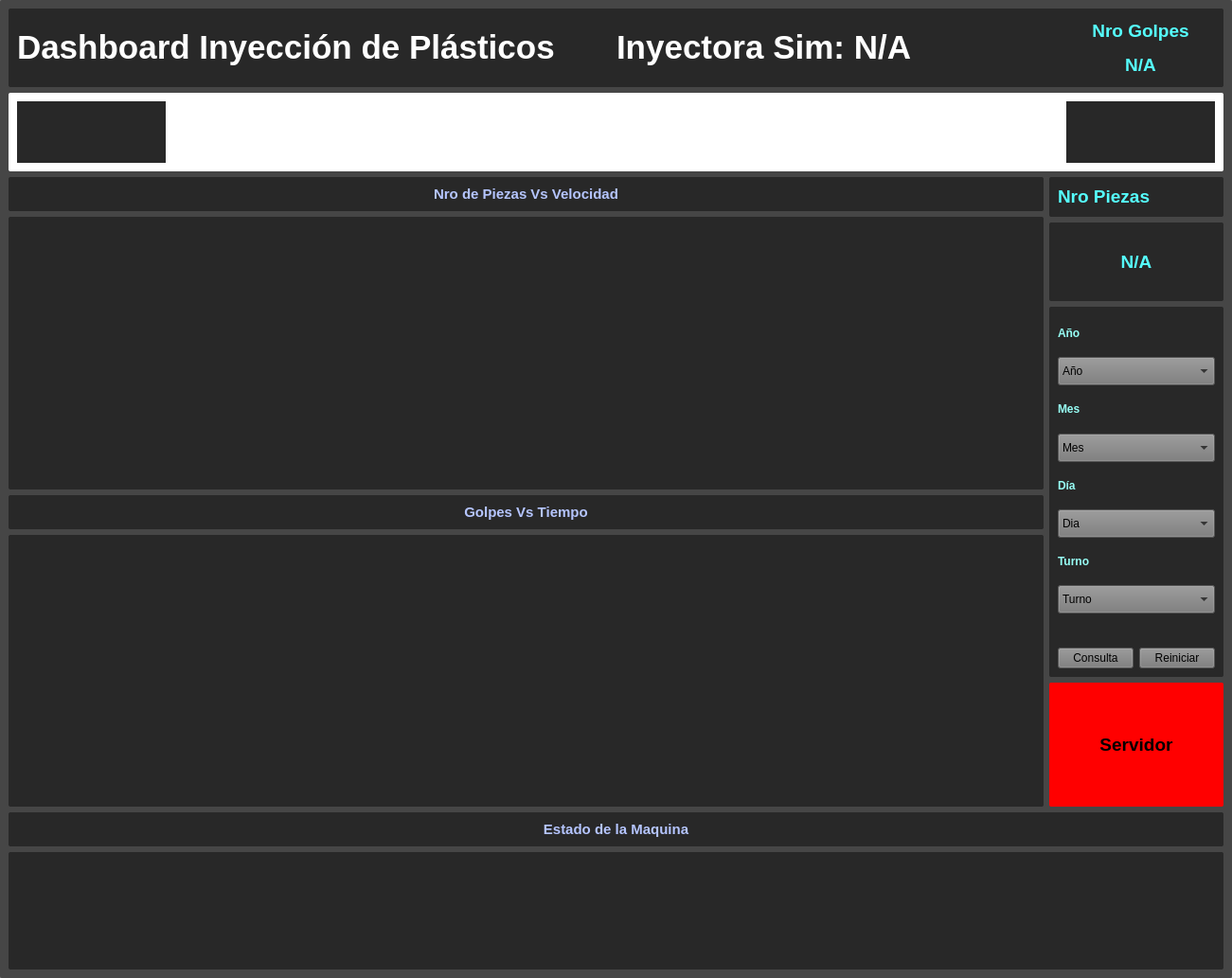
<?xml version="1.0" encoding="UTF-8"?>
<ui version="4.0">
 <class>MainWindow</class>
 <widget class="QMainWindow" name="MainWindow">
  <property name="geometry">
   <rect>
    <x>0</x>
    <y>0</y>
    <width>1301</width>
    <height>1033</height>
   </rect>
  </property>
  <property name="windowTitle">
   <string>MainWindow</string>
  </property>
  <property name="styleSheet">
   <string notr="true">*{
	
	background-color: rgb(120, 120, 120);
}
.QWidget{
	
	background-color: rgb(40, 40, 40);
	border-radius: 2;

}
.QLabel{
	background-color: rgb(40, 40, 40);
	font: bold;
}
QWidget#cp{
	
	background-color: rgb(70, 70, 70);
}
QWidget#Logos_1{
	background-color: rgb(255, 255, 255);
	border-radius: 2;
}
QWidget#Separador{
	background-color: rgb(255, 255, 255);
	border-radius: 2;
}

QPushButton#botonSql1:hover{
background-color: orange;
}

QPushButton#botonSql2:hover{
background-color: orange;
}</string>
  </property>
  <widget class="QWidget" name="cp">
   <property name="styleSheet">
    <string notr="true"/>
   </property>
   <layout class="QVBoxLayout" name="verticalLayout_10" stretch="1,1,8,2">
    <item>
     <widget class="QWidget" name="Titulo" native="true">
      <layout class="QHBoxLayout" name="horizontalLayout_4" stretch="4,3,1">
       <item>
        <widget class="QLabel" name="label_2">
         <property name="font">
          <font>
           <pointsize>26</pointsize>
           <weight>75</weight>
           <italic>false</italic>
           <bold>true</bold>
           <underline>false</underline>
           <strikeout>false</strikeout>
          </font>
         </property>
         <property name="text">
          <string>&lt;html&gt;&lt;head/&gt;&lt;body&gt;&lt;p&gt;&lt;span style=&quot; color:#ffffff;&quot;&gt;Dashboard Inyección de Plásticos&lt;/span&gt;&lt;/p&gt;&lt;/body&gt;&lt;/html&gt;</string>
         </property>
        </widget>
       </item>
       <item>
        <widget class="QLabel" name="nroMaquina">
         <property name="font">
          <font>
           <pointsize>26</pointsize>
           <weight>75</weight>
           <italic>false</italic>
           <bold>true</bold>
           <underline>false</underline>
           <strikeout>false</strikeout>
          </font>
         </property>
         <property name="text">
          <string>&lt;html&gt;&lt;head/&gt;&lt;body&gt;&lt;p&gt;&lt;span style=&quot; color:#ffffff;&quot;&gt;Inyectora Sim: N/A&lt;/span&gt;&lt;/p&gt;&lt;/body&gt;&lt;/html&gt;</string>
         </property>
        </widget>
       </item>
       <item>
        <layout class="QVBoxLayout" name="verticalLayout_6">
         <item>
          <widget class="QLabel" name="l_7">
           <property name="text">
            <string>&lt;html&gt;&lt;head/&gt;&lt;body&gt;&lt;p&gt;&lt;span style=&quot; font-size:14pt; color:#55ffff;&quot;&gt;Nro Golpes&lt;/span&gt;&lt;/p&gt;&lt;/body&gt;&lt;/html&gt;</string>
           </property>
           <property name="alignment">
            <set>Qt::AlignCenter</set>
           </property>
          </widget>
         </item>
         <item>
          <widget class="QLabel" name="l_g">
           <property name="text">
            <string>&lt;html&gt;&lt;head/&gt;&lt;body&gt;&lt;p&gt;&lt;span style=&quot; font-size:14pt; color:#55ffff;&quot;&gt;N/A&lt;/span&gt;&lt;/p&gt;&lt;/body&gt;&lt;/html&gt;</string>
           </property>
           <property name="alignment">
            <set>Qt::AlignCenter</set>
           </property>
          </widget>
         </item>
        </layout>
       </item>
      </layout>
     </widget>
    </item>
    <item>
     <widget class="QWidget" name="Logos_1" native="true">
      <property name="styleSheet">
       <string notr="true"/>
      </property>
      <layout class="QHBoxLayout" name="horizontalLayout_3" stretch="1,6,1">
       <item>
        <widget class="QLabel" name="label">
         <property name="styleSheet">
          <string notr="true">border-image: url(:/Logos Principales/Logo 1.jpg);</string>
         </property>
         <property name="text">
          <string/>
         </property>
        </widget>
       </item>
       <item>
        <widget class="QWidget" name="Separador" native="true">
         <property name="styleSheet">
          <string notr="true"/>
         </property>
        </widget>
       </item>
       <item>
        <widget class="QLabel" name="label_3">
         <property name="styleSheet">
          <string notr="true">border-image: url(:/Logos Principales/Logo 2.jpg);</string>
         </property>
         <property name="text">
          <string/>
         </property>
        </widget>
       </item>
      </layout>
     </widget>
    </item>
    <item>
     <layout class="QHBoxLayout" name="horizontalLayout" stretch="8,1">
      <item>
       <layout class="QVBoxLayout" name="verticalLayout_9">
        <property name="spacing">
         <number>6</number>
        </property>
        <item>
         <layout class="QVBoxLayout" name="verticalLayout_3" stretch="2,39">
          <item>
           <widget class="QWidget" name="wtXY2" native="true">
            <layout class="QGridLayout" name="gridLayout_3">
             <item row="0" column="0">
              <widget class="QLabel" name="l_pv">
               <property name="font">
                <font>
                 <pointsize>11</pointsize>
                 <weight>75</weight>
                 <italic>false</italic>
                 <bold>true</bold>
                </font>
               </property>
               <property name="text">
                <string>&lt;html&gt;&lt;head/&gt;&lt;body&gt;&lt;p&gt;&lt;span style=&quot; color:#b5c5ff;&quot;&gt;Nro de Piezas Vs Velocidad&lt;/span&gt;&lt;/p&gt;&lt;/body&gt;&lt;/html&gt;</string>
               </property>
               <property name="alignment">
                <set>Qt::AlignCenter</set>
               </property>
              </widget>
             </item>
            </layout>
           </widget>
          </item>
          <item>
           <widget class="QWidget" name="xy2" native="true"/>
          </item>
         </layout>
        </item>
        <item>
         <layout class="QVBoxLayout" name="verticalLayout_2" stretch="1,20">
          <item>
           <widget class="QWidget" name="wtXY1" native="true">
            <layout class="QGridLayout" name="gridLayout">
             <item row="0" column="0">
              <widget class="QLabel" name="l_gt">
               <property name="font">
                <font>
                 <pointsize>11</pointsize>
                 <weight>75</weight>
                 <italic>false</italic>
                 <bold>true</bold>
                </font>
               </property>
               <property name="text">
                <string>&lt;html&gt;&lt;head/&gt;&lt;body&gt;&lt;p&gt;&lt;span style=&quot; color:#b5c5ff;&quot;&gt;Golpes Vs Tiempo&lt;/span&gt;&lt;/p&gt;&lt;/body&gt;&lt;/html&gt;</string>
               </property>
               <property name="alignment">
                <set>Qt::AlignCenter</set>
               </property>
              </widget>
             </item>
            </layout>
           </widget>
          </item>
          <item>
           <widget class="QWidget" name="xy1" native="true"/>
          </item>
         </layout>
        </item>
       </layout>
      </item>
      <item>
       <layout class="QVBoxLayout" name="verticalLayout_7" stretch="1,3,1">
        <item>
         <layout class="QVBoxLayout" name="verticalLayout_4" stretch="1,2">
          <item>
           <widget class="QWidget" name="NroPiezas" native="true">
            <property name="styleSheet">
             <string notr="true"/>
            </property>
            <layout class="QVBoxLayout" name="verticalLayout_5" stretch="1">
             <item>
              <widget class="QLabel" name="l_5">
               <property name="text">
                <string>&lt;html&gt;&lt;head/&gt;&lt;body&gt;&lt;p&gt;&lt;span style=&quot; font-size:14pt; color:#55ffff;&quot;&gt;Nro Piezas&lt;/span&gt;&lt;/p&gt;&lt;/body&gt;&lt;/html&gt;</string>
               </property>
              </widget>
             </item>
            </layout>
           </widget>
          </item>
          <item>
           <widget class="QWidget" name="widget_2" native="true">
            <layout class="QGridLayout" name="gridLayout_6">
             <item row="0" column="0">
              <widget class="QLabel" name="l_p">
               <property name="font">
                <font>
                 <pointsize>8</pointsize>
                 <weight>75</weight>
                 <italic>false</italic>
                 <bold>true</bold>
                </font>
               </property>
               <property name="text">
                <string>&lt;html&gt;&lt;head/&gt;&lt;body&gt;&lt;p&gt;&lt;span style=&quot; font-size:14pt; color:#55ffff;&quot;&gt;N/A&lt;/span&gt;&lt;/p&gt;&lt;/body&gt;&lt;/html&gt;</string>
               </property>
               <property name="alignment">
                <set>Qt::AlignCenter</set>
               </property>
              </widget>
             </item>
            </layout>
           </widget>
          </item>
         </layout>
        </item>
        <item>
         <widget class="QWidget" name="widget_14" native="true">
          <layout class="QGridLayout" name="gridLayout_9">
           <item row="0" column="0">
            <layout class="QVBoxLayout" name="verticalLayout_8">
             <item>
              <widget class="QLabel" name="label_9">
               <property name="sizePolicy">
                <sizepolicy hsizetype="Minimum" vsizetype="Minimum">
                 <horstretch>0</horstretch>
                 <verstretch>0</verstretch>
                </sizepolicy>
               </property>
               <property name="font">
                <font>
                 <weight>75</weight>
                 <italic>false</italic>
                 <bold>true</bold>
                </font>
               </property>
               <property name="text">
                <string>&lt;html&gt;&lt;head/&gt;&lt;body&gt;&lt;p&gt;&lt;span style=&quot; color:#97fff6;&quot;&gt;Año&lt;/span&gt;&lt;/p&gt;&lt;/body&gt;&lt;/html&gt;</string>
               </property>
              </widget>
             </item>
             <item>
              <widget class="QComboBox" name="year">
               <property name="sizePolicy">
                <sizepolicy hsizetype="Preferred" vsizetype="Maximum">
                 <horstretch>0</horstretch>
                 <verstretch>0</verstretch>
                </sizepolicy>
               </property>
               <property name="minimumSize">
                <size>
                 <width>0</width>
                 <height>30</height>
                </size>
               </property>
               <item>
                <property name="text">
                 <string>Año</string>
                </property>
               </item>
              </widget>
             </item>
             <item>
              <widget class="QLabel" name="label_10">
               <property name="sizePolicy">
                <sizepolicy hsizetype="Minimum" vsizetype="Minimum">
                 <horstretch>0</horstretch>
                 <verstretch>0</verstretch>
                </sizepolicy>
               </property>
               <property name="font">
                <font>
                 <weight>75</weight>
                 <italic>false</italic>
                 <bold>true</bold>
                </font>
               </property>
               <property name="text">
                <string>&lt;html&gt;&lt;head/&gt;&lt;body&gt;&lt;p&gt;&lt;span style=&quot; color:#97fff6;&quot;&gt;Mes&lt;/span&gt;&lt;/p&gt;&lt;/body&gt;&lt;/html&gt;</string>
               </property>
              </widget>
             </item>
             <item>
              <widget class="QComboBox" name="month">
               <property name="sizePolicy">
                <sizepolicy hsizetype="Preferred" vsizetype="Maximum">
                 <horstretch>0</horstretch>
                 <verstretch>0</verstretch>
                </sizepolicy>
               </property>
               <property name="minimumSize">
                <size>
                 <width>0</width>
                 <height>30</height>
                </size>
               </property>
               <item>
                <property name="text">
                 <string>Mes</string>
                </property>
               </item>
              </widget>
             </item>
             <item>
              <widget class="QLabel" name="label_11">
               <property name="sizePolicy">
                <sizepolicy hsizetype="Minimum" vsizetype="Minimum">
                 <horstretch>0</horstretch>
                 <verstretch>0</verstretch>
                </sizepolicy>
               </property>
               <property name="font">
                <font>
                 <weight>75</weight>
                 <italic>false</italic>
                 <bold>true</bold>
                </font>
               </property>
               <property name="text">
                <string>&lt;html&gt;&lt;head/&gt;&lt;body&gt;&lt;p&gt;&lt;span style=&quot; color:#97fff6;&quot;&gt;Día&lt;/span&gt;&lt;/p&gt;&lt;/body&gt;&lt;/html&gt;</string>
               </property>
              </widget>
             </item>
             <item>
              <widget class="QComboBox" name="day">
               <property name="sizePolicy">
                <sizepolicy hsizetype="Preferred" vsizetype="Maximum">
                 <horstretch>0</horstretch>
                 <verstretch>0</verstretch>
                </sizepolicy>
               </property>
               <property name="minimumSize">
                <size>
                 <width>0</width>
                 <height>30</height>
                </size>
               </property>
               <item>
                <property name="text">
                 <string>Dia</string>
                </property>
               </item>
              </widget>
             </item>
             <item>
              <widget class="QLabel" name="label_12">
               <property name="sizePolicy">
                <sizepolicy hsizetype="Minimum" vsizetype="Minimum">
                 <horstretch>0</horstretch>
                 <verstretch>0</verstretch>
                </sizepolicy>
               </property>
               <property name="font">
                <font>
                 <weight>75</weight>
                 <italic>false</italic>
                 <bold>true</bold>
                </font>
               </property>
               <property name="text">
                <string>&lt;html&gt;&lt;head/&gt;&lt;body&gt;&lt;p&gt;&lt;span style=&quot; color:#97fff6;&quot;&gt;Turno&lt;/span&gt;&lt;/p&gt;&lt;/body&gt;&lt;/html&gt;</string>
               </property>
              </widget>
             </item>
             <item>
              <widget class="QComboBox" name="turno">
               <property name="sizePolicy">
                <sizepolicy hsizetype="Preferred" vsizetype="Maximum">
                 <horstretch>0</horstretch>
                 <verstretch>0</verstretch>
                </sizepolicy>
               </property>
               <property name="minimumSize">
                <size>
                 <width>0</width>
                 <height>30</height>
                </size>
               </property>
               <item>
                <property name="text">
                 <string>Turno</string>
                </property>
               </item>
              </widget>
             </item>
             <item>
              <layout class="QHBoxLayout" name="horizontalLayout_2">
               <property name="topMargin">
                <number>30</number>
               </property>
               <item>
                <widget class="QPushButton" name="botonSql1">
                 <property name="styleSheet">
                  <string notr="true"/>
                 </property>
                 <property name="text">
                  <string>Consulta</string>
                 </property>
                </widget>
               </item>
               <item>
                <widget class="QPushButton" name="botonSql2">
                 <property name="text">
                  <string>Reiniciar</string>
                 </property>
                </widget>
               </item>
              </layout>
             </item>
            </layout>
           </item>
          </layout>
         </widget>
        </item>
        <item>
         <widget class="QWidget" name="servidor" native="true">
          <property name="styleSheet">
           <string notr="true">background-color: rgb(255, 0, 0);</string>
          </property>
          <layout class="QGridLayout" name="gridLayout_2">
           <item row="0" column="0">
            <widget class="QLabel" name="l_servidor">
             <property name="text">
              <string>&lt;html&gt;&lt;head/&gt;&lt;body&gt;&lt;p&gt;&lt;span style=&quot; font-size:14pt; color:#000000;&quot;&gt;Servidor&lt;/span&gt;&lt;/p&gt;&lt;/body&gt;&lt;/html&gt;</string>
             </property>
             <property name="alignment">
              <set>Qt::AlignCenter</set>
             </property>
            </widget>
           </item>
          </layout>
         </widget>
        </item>
       </layout>
      </item>
     </layout>
    </item>
    <item>
     <layout class="QVBoxLayout" name="verticalLayout" stretch="1,6">
      <item>
       <widget class="QWidget" name="maquina" native="true">
        <layout class="QGridLayout" name="gridLayout_10">
         <item row="0" column="0">
          <widget class="QLabel" name="label_13">
           <property name="font">
            <font>
             <pointsize>11</pointsize>
             <weight>75</weight>
             <italic>false</italic>
             <bold>true</bold>
            </font>
           </property>
           <property name="text">
            <string>&lt;html&gt;&lt;head/&gt;&lt;body&gt;&lt;p&gt;&lt;span style=&quot; color:#b5c5ff;&quot;&gt;Estado de la Maquina&lt;/span&gt;&lt;/p&gt;&lt;/body&gt;&lt;/html&gt;</string>
           </property>
           <property name="alignment">
            <set>Qt::AlignCenter</set>
           </property>
          </widget>
         </item>
        </layout>
       </widget>
      </item>
      <item>
       <widget class="QWidget" name="barras" native="true"/>
      </item>
     </layout>
    </item>
   </layout>
  </widget>
 </widget>
 <resources>
  <include location="Iconos/Logos/Logos.qrc"/>
 </resources>
 <connections/>
</ui>
